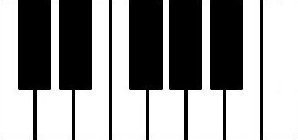
#> input picture pianokey.jpg, 298 x 140 px, found by its file name
$ python image.py
#> lines starting #> are read from the running program, lines starting #| are printed output that depends on the picture
import cv2

image = cv2.imread("image/pianokey.jpg", cv2.IMREAD_ANYCOLOR)
#> image is the input picture: shape (140, 298, 3); min 0, max 255, mean 153.3

image = cv2.resize(image, dsize=(650, 500),interpolation=cv2.INTER_AREA )
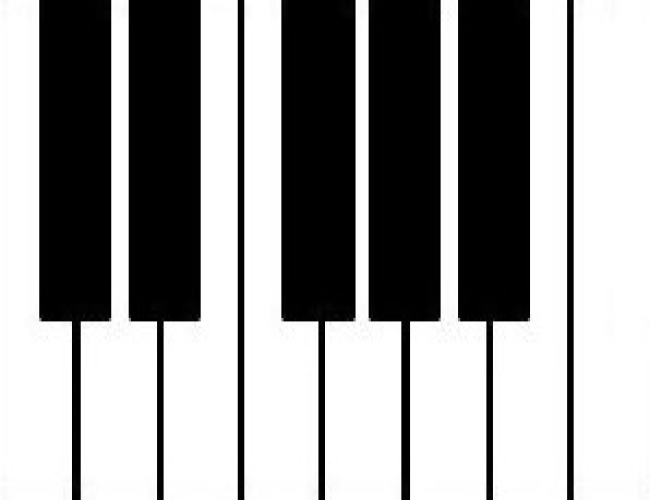
#> image: shape (500, 650, 3); min 0, max 255, mean 153.3

cv2.imshow("pianokey", image)
cv2.waitKey()
cv2.destroyAllWindows()
